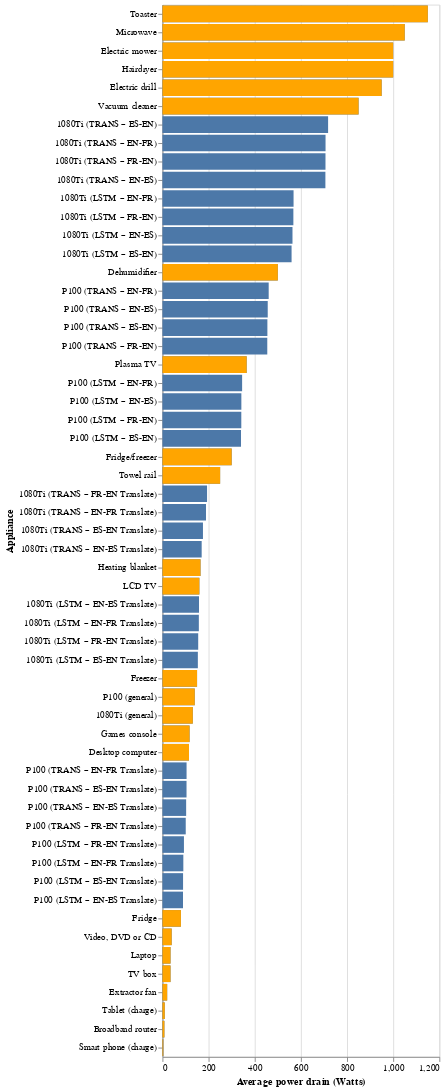

The notebook cell this image was saved under:
### Code cell
bars_gpu = alt.Chart(data).mark_bar().encode(
    y=alt.Y('Appliance', sort=list(sorting_idx)),
    x=alt.X('avg', title='Average power drain (Watts)')
    
)

bars_other = alt.Chart(data_other).mark_bar(color="orange").encode(
    y=alt.Y('Appliance', sort=list(sorting_idx)),
    x=alt.X('avg', )
)

(bars_gpu + bars_other).properties(width=300)

### Figure 1 — Vega-Lite specification as saved in the notebook (floating-point values rounded to 4 significant figures)
{"config": {"view": {"continuousWidth": 400, "continuousHeight": 300}}, "layer": [{"data": {"name": "data-b23262957cda0ca93ad49bd0f77c8ec8"}, "mark": "bar", "encoding": {"x": {"type": "quantitative", "field": "avg", "title": "Average power drain (Watts)"}, "y": {"type": "nominal", "field": "Appliance", "sort": ["Toaster ", "Microwave ", "Electric mower ", "Hairdryer ", "Electric drill ", "Vacuum cleaner ", "1080Ti (TRANS – ES-EN)", "1080Ti (TRANS – EN-FR)", "1080Ti (TRANS – FR-EN)", "1080Ti (TRANS – EN-ES)", "1080Ti (LSTM – EN-FR)", "1080Ti (LSTM – FR-EN)", "1080Ti (LSTM – EN-ES)", "1080Ti (LSTM – ES-EN)", "Dehumidifier ", "P100 (TRANS – EN-FR)", "P100 (TRANS – EN-ES)", "P100 (TRANS – ES-EN)", "P100 (TRANS – FR-EN)", "Plasma TV ", "P100 (LSTM – EN-FR)", "P100 (LSTM – EN-ES)", "P100 (LSTM – FR-EN)", "P100 (LSTM – ES-EN)", "Fridge/freezer ", "Towel rail ", "1080Ti (TRANS – FR-EN Translate)", "1080Ti (TRANS – EN-FR Translate)", "1080Ti (TRANS – ES-EN Translate)", "1080Ti (TRANS – EN-ES Translate)", "Heating blanket ", "LCD TV ", "1080Ti (LSTM – EN-ES Translate)", "1080Ti (LSTM – EN-FR Translate)", "1080Ti (LSTM – FR-EN Translate)", "1080Ti (LSTM – ES-EN Translate)", "Freezer ", "P100 (general)", "1080Ti (general)", "Games console ", "Desktop computer ", "P100 (TRANS – EN-FR Translate)", "P100 (TRANS – ES-EN Translate)", "P100 (TRANS – EN-ES Translate)", "P100 (TRANS – FR-EN Translate)", "P100 (LSTM – FR-EN Translate)", "P100 (LSTM – EN-FR Translate)", "P100 (LSTM – ES-EN Translate)", "P100 (LSTM – EN-ES Translate)", "Fridge ", "Video, DVD or CD ", "Laptop ", "TV box ", "Extractor fan ", "Tablet (charge) ", "Broadband router ", "Smart phone (charge) "]}}}, {"data": {"name": "data-75208e8a04ebcdb38f9ea53bde6322c8"}, "mark": {"type": "bar", "color": "orange"}, "encoding": {"x": {"type": "quantitative", "field": "avg"}, "y": {"type": "nominal", "field": "Appliance", "sort": ["Toaster ", "Microwave ", "Electric mower ", "Hairdryer ", "Electric drill ", "Vacuum cleaner ", "1080Ti (TRANS – ES-EN)", "1080Ti (TRANS – EN-FR)", "1080Ti (TRANS – FR-EN)", "1080Ti (TRANS – EN-ES)", "1080Ti (LSTM – EN-FR)", "1080Ti (LSTM – FR-EN)", "1080Ti (LSTM – EN-ES)", "1080Ti (LSTM – ES-EN)", "Dehumidifier ", "P100 (TRANS – EN-FR)", "P100 (TRANS – EN-ES)", "P100 (TRANS – ES-EN)", "P100 (TRANS – FR-EN)", "Plasma TV ", "P100 (LSTM – EN-FR)", "P100 (LSTM – EN-ES)", "P100 (LSTM – FR-EN)", "P100 (LSTM – ES-EN)", "Fridge/freezer ", "Towel rail ", "1080Ti (TRANS – FR-EN Translate)", "1080Ti (TRANS – EN-FR Translate)", "1080Ti (TRANS – ES-EN Translate)", "1080Ti (TRANS – EN-ES Translate)", "Heating blanket ", "LCD TV ", "1080Ti (LSTM – EN-ES Translate)", "1080Ti (LSTM – EN-FR Translate)", "1080Ti (LSTM – FR-EN Translate)", "1080Ti (LSTM – ES-EN Translate)", "Freezer ", "P100 (general)", "1080Ti (general)", "Games console ", "Desktop computer ", "P100 (TRANS – EN-FR Translate)", "P100 (TRANS – ES-EN Translate)", "P100 (TRANS – EN-ES Translate)", "P100 (TRANS – FR-EN Translate)", "P100 (LSTM – FR-EN Translate)", "P100 (LSTM – EN-FR Translate)", "P100 (LSTM – ES-EN Translate)", "P100 (LSTM – EN-ES Translate)", "Fridge ", "Video, DVD or CD ", "Laptop ", "TV box ", "Extractor fan ", "Tablet (charge) ", "Broadband router ", "Smart phone (charge) "]}}}], "width": 300, "$schema": "https://vega.github.io/schema/vega-lite/v4.8.1.json", "datasets": {"data-b23262957cda0ca93ad49bd0f77c8ec8": [{"Appliance": "Toaster ", "avg": 1150.0, "std": 0.0, "op": 100}, {"Appliance": "Microwave ", "avg": 1050.0, "std": 0.0, "op": 100}, {"Appliance": "Electric mower ", "avg": 1000.0, "std": 0.0, "op": 100}, {"Appliance": "Hairdryer ", "avg": 1000.0, "std": 0.0, "op": 100}, {"Appliance": "Electric drill ", "avg": 950.0, "std": 0.0, "op": 100}, {"Appliance": "Vacuum cleaner ", "avg": 850.0, "std": 0.0, "op": 100}, {"Appliance": "Dehumidifier ", "avg": 500.0, "std": 0.0, "op": 100}, {"Appliance": "Plasma TV ", "avg": 365.0, "std": 0.0, "op": 100}, {"Appliance": "Fridge/freezer ", "avg": 300.0, "std": 0.0, "op": 100}, {"Appliance": "Towel rail ", "avg": 250.0, "std": 0.0, "op": 100}, {"Appliance": "Heating blanket ", "avg": 165.0, "std": 0.0, "op": 100}, {"Appliance": "LCD TV ", "avg": 160.0, "std": 0.0, "op": 100}, {"Appliance": "Freezer ", "avg": 150.0, "std": 0.0, "op": 100}, {"Appliance": "P100 (general)", "avg": 140.0, "std": 0.0, "op": 100}, {"Appliance": "1080Ti (general)", "avg": 131.5, "std": 0.0, "op": 100}, {"Appliance": "Games console ", "avg": 117.5, "std": 0.0, "op": 100}, {"Appliance": "Desktop computer ", "avg": 115.0, "std": 0.0, "op": 100}, {"Appliance": "Fridge ", "avg": 80.0, "std": 0.0, "op": 100}, {"Appliance": "Video, DVD or CD ", "avg": 40.0, "std": 0.0, "op": 100}, {"Appliance": "TV box ", "avg": 35.0, "std": 0.0, "op": 100}, {"Appliance": "Laptop ", "avg": 35.0, "std": 0.0, "op": 100}, {"Appliance": "Extractor fan ", "avg": 20.5, "std": 0.0, "op": 100}, {"Appliance": "Tablet (charge) ", "avg": 10.0, "std": 0.0, "op": 100}, {"Appliance": "Broadband router ", "avg": 8.5, "std": 0.0, "op": 100}, {"Appliance": "Smart phone (charge) ", "avg": 3.75, "std": 0.0, "op": 100}, {"Appliance": "1080Ti (LSTM – EN-FR)", "avg": 568.2, "std": 66.29, "op": 100}, {"Appliance": "1080Ti (LSTM – EN-ES)", "avg": 563.5, "std": 65.9, "op": 100}, {"Appliance": "1080Ti (LSTM – FR-EN)", "avg": 567.4, "std": 66.25, "op": 100}, {"Appliance": "1080Ti (LSTM – ES-EN)", "avg": 559.6, "std": 65.22, "op": 100}, {"Appliance": "1080Ti (TRANS – EN-FR)", "avg": 706.8, "std": 57.84, "op": 100}, {"Appliance": "1080Ti (TRANS – EN-ES)", "avg": 706.2, "std": 58.02, "op": 100}, {"Appliance": "1080Ti (TRANS – FR-EN)", "avg": 706.5, "std": 57.88, "op": 100}, {"Appliance": "1080Ti (TRANS – ES-EN)", "avg": 717.9, "std": 56.45, "op": 100}, {"Appliance": "P100 (LSTM – EN-FR)", "avg": 345.3, "std": 60.26, "op": 100}, {"Appliance": "P100 (LSTM – EN-ES)", "avg": 342.0, "std": 60.33, "op": 100}, {"Appliance": "P100 (LSTM – FR-EN)", "avg": 341.7, "std": 59.71, "op": 100}, {"Appliance": "P100 (LSTM – ES-EN)", "avg": 340.4, "std": 59.63, "op": 100}, {"Appliance": "P100 (TRANS – EN-FR)", "avg": 460.4, "std": 36.83, "op": 100}, {"Appliance": "P100 (TRANS – EN-ES)", "avg": 456.2, "std": 36.97, "op": 100}, {"Appliance": "P100 (TRANS – FR-EN)", "avg": 454.3, "std": 38.75, "op": 100}, {"Appliance": "P100 (TRANS – ES-EN)", "avg": 454.8, "std": 38.04, "op": 100}, {"Appliance": "1080Ti (LSTM – EN-FR Translate)", "avg": 157.7, "std": 45.0, "op": 100}, {"Appliance": "1080Ti (LSTM – EN-ES Translate)", "avg": 158.4, "std": 44.87, "op": 100}, {"Appliance": "1080Ti (LSTM – FR-EN Translate)", "avg": 155.0, "std": 43.11, "op": 100}, {"Appliance": "1080Ti (LSTM – ES-EN Translate)", "avg": 153.4, "std": 45.05, "op": 100}, {"Appliance": "1080Ti (TRANS – EN-FR Translate)", "avg": 188.7, "std": 45.59, "op": 100}, {"Appliance": "1080Ti (TRANS – EN-ES Translate)", "avg": 170.0, "std": 42.5, "op": 100}, {"Appliance": "1080Ti (TRANS – FR-EN Translate)", "avg": 193.3, "std": 43.19, "op": 100}, {"Appliance": "1080Ti (TRANS – ES-EN Translate)", "avg": 175.6, "std": 44.76, "op": 100}, {"Appliance": "P100 (LSTM – EN-FR Translate)", "avg": 90.5, "std": 25.96, "op": 100}, {"Appliance": "P100 (LSTM – EN-ES Translate)", "avg": 89.06, "std": 25.8, "op": 100}, {"Appliance": "P100 (LSTM – FR-EN Translate)", "avg": 93.14, "std": 26.57, "op": 100}, {"Appliance": "P100 (LSTM – ES-EN Translate)", "avg": 89.35, "std": 25.88, "op": 100}, {"Appliance": "P100 (TRANS – EN-FR Translate)", "avg": 104.5, "std": 28.3, "op": 100}, {"Appliance": "P100 (TRANS – EN-ES Translate)", "avg": 102.7, "std": 28.83, "op": 100}, {"Appliance": "P100 (TRANS – FR-EN Translate)", "avg": 100.9, "std": 31.84, "op": 100}, {"Appliance": "P100 (TRANS – ES-EN Translate)", "avg": 104.3, "std": 29.4, "op": 100}], "data-75208e8a04ebcdb38f9ea53bde6322c8": [{"Appliance": "Toaster ", "Min": 800.0, "Max": 1500.0, "avg": 1150.0, "std": 0.0, "op": 100}, {"Appliance": "Microwave ", "Min": 600.0, "Max": 1500.0, "avg": 1050.0, "std": 0.0, "op": 100}, {"Appliance": "Electric mower ", "Min": 500.0, "Max": 1500.0, "avg": 1000.0, "std": 0.0, "op": 100}, {"Appliance": "Hairdryer ", "Min": 1000.0, "Max": 1000.0, "avg": 1000.0, "std": 0.0, "op": 100}, {"Appliance": "Electric drill ", "Min": 900.0, "Max": 1000.0, "avg": 950.0, "std": 0.0, "op": 100}, {"Appliance": "Vacuum cleaner ", "Min": 500.0, "Max": 1200.0, "avg": 850.0, "std": 0.0, "op": 100}, {"Appliance": "Dehumidifier ", "Min": 300.0, "Max": 700.0, "avg": 500.0, "std": 0.0, "op": 100}, {"Appliance": "Plasma TV ", "Min": 280.0, "Max": 450.0, "avg": 365.0, "std": 0.0, "op": 100}, {"Appliance": "Fridge/freezer ", "Min": 200.0, "Max": 400.0, "avg": 300.0, "std": 0.0, "op": 100}, {"Appliance": "Towel rail ", "Min": 250.0, "Max": 250.0, "avg": 250.0, "std": 0.0, "op": 100}, {"Appliance": "Heating blanket ", "Min": 130.0, "Max": 200.0, "avg": 165.0, "std": 0.0, "op": 100}, {"Appliance": "LCD TV ", "Min": 120.0, "Max": 200.0, "avg": 160.0, "std": 0.0, "op": 100}, {"Appliance": "Freezer ", "Min": 150.0, "Max": 150.0, "avg": 150.0, "std": 0.0, "op": 100}, {"Appliance": "P100 (general)", "Min": 30.0, "Max": 250.0, "avg": 140.0, "std": 0.0, "op": 100}, {"Appliance": "1080Ti (general)", "Min": 13.0, "Max": 250.0, "avg": 131.5, "std": 0.0, "op": 100}, {"Appliance": "Games console ", "Min": 45.0, "Max": 190.0, "avg": 117.5, "std": 0.0, "op": 100}, {"Appliance": "Desktop computer ", "Min": 80.0, "Max": 150.0, "avg": 115.0, "std": 0.0, "op": 100}, {"Appliance": "Fridge ", "Min": 40.0, "Max": 120.0, "avg": 80.0, "std": 0.0, "op": 100}, {"Appliance": "Video, DVD or CD ", "Min": 20.0, "Max": 60.0, "avg": 40.0, "std": 0.0, "op": 100}, {"Appliance": "TV box ", "Min": 30.0, "Max": 40.0, "avg": 35.0, "std": 0.0, "op": 100}, {"Appliance": "Laptop ", "Min": 20.0, "Max": 50.0, "avg": 35.0, "std": 0.0, "op": 100}, {"Appliance": "Extractor fan ", "Min": 5.0, "Max": 36.0, "avg": 20.5, "std": 0.0, "op": 100}, {"Appliance": "Tablet (charge) ", "Min": 10.0, "Max": 10.0, "avg": 10.0, "std": 0.0, "op": 100}, {"Appliance": "Broadband router ", "Min": 7.0, "Max": 10.0, "avg": 8.5, "std": 0.0, "op": 100}, {"Appliance": "Smart phone (charge) ", "Min": 2.5, "Max": 5.0, "avg": 3.75, "std": 0.0, "op": 100}, {"Appliance": "1080Ti (LSTM – EN-FR)", "Min": null, "Max": null, "avg": 0.0, "std": null, "op": 100}, {"Appliance": "1080Ti (LSTM – EN-ES)", "Min": null, "Max": null, "avg": 0.0, "std": null, "op": 100}, {"Appliance": "1080Ti (LSTM – FR-EN)", "Min": null, "Max": null, "avg": 0.0, "std": null, "op": 100}, {"Appliance": "1080Ti (LSTM – ES-EN)", "Min": null, "Max": null, "avg": 0.0, "std": null, "op": 100}, {"Appliance": "1080Ti (TRANS – EN-FR)", "Min": null, "Max": null, "avg": 0.0, "std": null, "op": 100}, {"Appliance": "1080Ti (TRANS – EN-ES)", "Min": null, "Max": null, "avg": 0.0, "std": null, "op": 100}, {"Appliance": "1080Ti (TRANS – FR-EN)", "Min": null, "Max": null, "avg": 0.0, "std": null, "op": 100}, {"Appliance": "1080Ti (TRANS – ES-EN)", "Min": null, "Max": null, "avg": 0.0, "std": null, "op": 100}, {"Appliance": "P100 (LSTM – EN-FR)", "Min": null, "Max": null, "avg": 0.0, "std": null, "op": 100}, {"Appliance": "P100 (LSTM – EN-ES)", "Min": null, "Max": null, "avg": 0.0, "std": null, "op": 100}, {"Appliance": "P100 (LSTM – FR-EN)", "Min": null, "Max": null, "avg": 0.0, "std": null, "op": 100}, {"Appliance": "P100 (LSTM – ES-EN)", "Min": null, "Max": null, "avg": 0.0, "std": null, "op": 100}, {"Appliance": "P100 (TRANS – EN-FR)", "Min": null, "Max": null, "avg": 0.0, "std": null, "op": 100}, {"Appliance": "P100 (TRANS – EN-ES)", "Min": null, "Max": null, "avg": 0.0, "std": null, "op": 100}, {"Appliance": "P100 (TRANS – FR-EN)", "Min": null, "Max": null, "avg": 0.0, "std": null, "op": 100}, {"Appliance": "P100 (TRANS – ES-EN)", "Min": null, "Max": null, "avg": 0.0, "std": null, "op": 100}, {"Appliance": "1080Ti (LSTM – EN-FR Translate)", "Min": null, "Max": null, "avg": 0.0, "std": null, "op": 100}, {"Appliance": "1080Ti (LSTM – EN-ES Translate)", "Min": null, "Max": null, "avg": 0.0, "std": null, "op": 100}, {"Appliance": "1080Ti (LSTM – FR-EN Translate)", "Min": null, "Max": null, "avg": 0.0, "std": null, "op": 100}, {"Appliance": "1080Ti (LSTM – ES-EN Translate)", "Min": null, "Max": null, "avg": 0.0, "std": null, "op": 100}, {"Appliance": "1080Ti (TRANS – EN-FR Translate)", "Min": null, "Max": null, "avg": 0.0, "std": null, "op": 100}, {"Appliance": "1080Ti (TRANS – EN-ES Translate)", "Min": null, "Max": null, "avg": 0.0, "std": null, "op": 100}, {"Appliance": "1080Ti (TRANS – FR-EN Translate)", "Min": null, "Max": null, "avg": 0.0, "std": null, "op": 100}, {"Appliance": "1080Ti (TRANS – ES-EN Translate)", "Min": null, "Max": null, "avg": 0.0, "std": null, "op": 100}, {"Appliance": "P100 (LSTM – EN-FR Translate)", "Min": null, "Max": null, "avg": 0.0, "std": null, "op": 100}, {"Appliance": "P100 (LSTM – EN-ES Translate)", "Min": null, "Max": null, "avg": 0.0, "std": null, "op": 100}, {"Appliance": "P100 (LSTM – FR-EN Translate)", "Min": null, "Max": null, "avg": 0.0, "std": null, "op": 100}, {"Appliance": "P100 (LSTM – ES-EN Translate)", "Min": null, "Max": null, "avg": 0.0, "std": null, "op": 100}, {"Appliance": "P100 (TRANS – EN-FR Translate)", "Min": null, "Max": null, "avg": 0.0, "std": null, "op": 100}, {"Appliance": "P100 (TRANS – EN-ES Translate)", "Min": null, "Max": null, "avg": 0.0, "std": null, "op": 100}, {"Appliance": "P100 (TRANS – FR-EN Translate)", "Min": null, "Max": null, "avg": 0.0, "std": null, "op": 100}, {"Appliance": "P100 (TRANS – ES-EN Translate)", "Min": null, "Max": null, "avg": 0.0, "std": null, "op": 100}]}}
